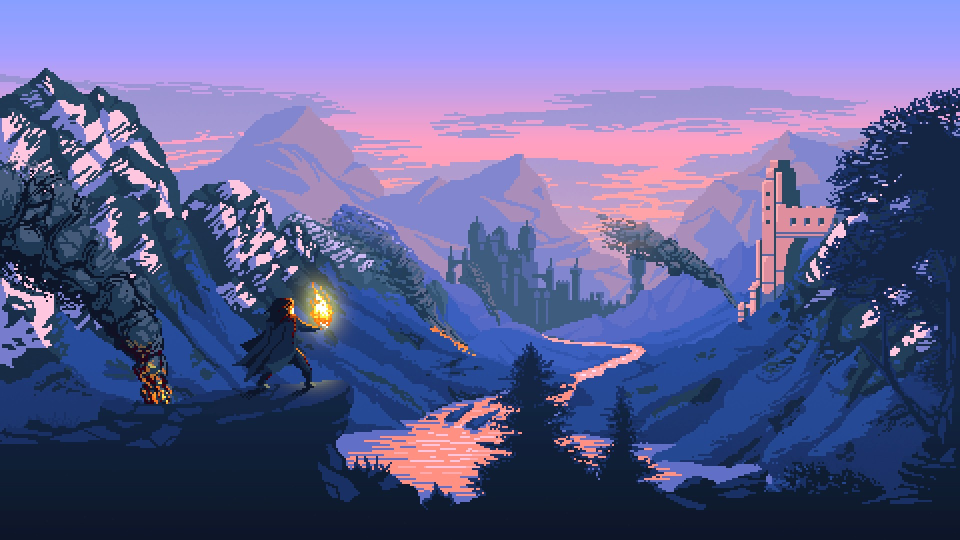
#> input picture wallpapers/1.png, 1920 x 1080 px (shown at 1/2 size)
$ python -i extraction.py   (imports and definitions only)
#> lines starting #> are read from the running program, lines starting #| are printed output that depends on the picture
#> in extract, img_bgr is the input picture: shape (1080, 1920, 3); mean B, G, R 147.5, 96.1, 93.3
"""
extraction.py — Color Science v2
Extracts perceptual anchor colors using Spectral Residual Saliency and Weighted K-Means.

Replaces the legacy histogram + frequency method.
"""
from dataclasses import dataclass
from typing import List, Dict, Tuple, Optional
import cv2
import numpy as np
from sklearn.cluster import KMeans
from coloraide import Color

@dataclass
class ExtractionConfig:
    downsample_size: int = 128
    k_clusters: int = 8
    saliency_threshold: float = 0.15
    ignore_extremes: bool = True  # Ignore near-black/white

class SaliencyExtractor:
    """Implements Hou & Zhang's Spectral Residual Saliency detection."""

    def __init__(self, config: ExtractionConfig):
        self.config = config

    def get_saliency_map(self, img: np.ndarray) -> np.ndarray:
        """
        Compute saliency map from image.

        Args:
            img: Float32 RGB image (0-1 range) OR Uint8 RGB

        Returns:
            2D Float32 saliency map (0-1 range)
        """
        # Convert to grayscale Uint8 and resize for speed
        if img.dtype != np.uint8:
            src = (img * 255).astype(np.uint8)
        else:
            src = img

        if len(src.shape) == 3:
            gray = cv2.cvtColor(src, cv2.COLOR_RGB2GRAY)
        else:
            gray = src

        gray = cv2.resize(gray, (self.config.downsample_size, self.config.downsample_size))
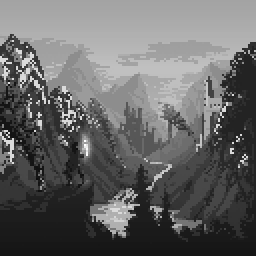
#> gray: shape (128, 128) (shown 2 times larger); min 12, max 254, mean 101.1

        # FFT to Frequency Domain
        f = np.fft.fft2(gray)
        log_amplitude = np.log(np.abs(f) + 1e-9)
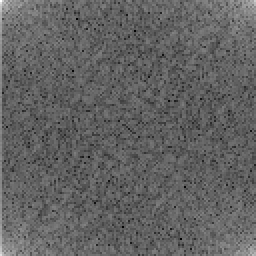
#> log_amplitude: shape (128, 128) float64 (shown 2 times larger); min 3.61, max 14.32, mean 7.76; drawn with min black and max white
        phase = np.angle(f)
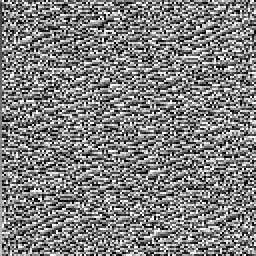
#> phase: shape (128, 128) float64 (shown 2 times larger); min -3.14, max 3.14, mean 1.73e-18; drawn with min black and max white

        # Spectral Residual: LogSpectrum - LocalAverage(LogSpectrum)
        # We use a 3x3 box filter (blur) to approximate local average
        avg_log = cv2.blur(log_amplitude, (3, 3))
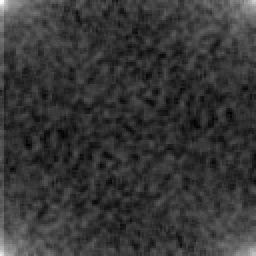
#> avg_log: shape (128, 128) float64 (shown 2 times larger); min 6.58, max 12.03, mean 7.75; drawn with min black and max white
        spectral_residual = log_amplitude - avg_log
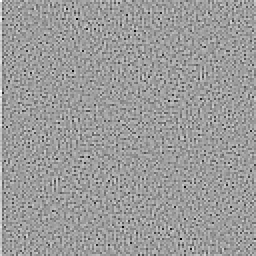
#> spectral_residual: shape (128, 128) float64 (shown 2 times larger); min -3.58, max 2.29, mean 0.00525; drawn with min black and max white

        # Inverse FFT to get Saliency Map
        saliency = np.abs(np.fft.ifft2(np.exp(spectral_residual + 1j * phase)))

        # Post-processing: Square to emphasize peaks and smooth
        saliency = saliency ** 2
        saliency = cv2.GaussianBlur(saliency, (9, 9), 2.5)
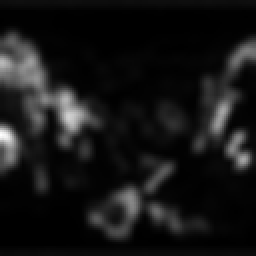
#> saliency: shape (128, 128) float64 (shown 2 times larger); min 1.23e-06, max 0.00113, mean 0.0001; drawn with min black and max white

        # Normalize to 0-1
        min_val, max_val = saliency.min(), saliency.max()
#> min_val = 1.23e-06; max_val = 0.00113
        if max_val != min_val:
            saliency = (saliency - min_val) / (max_val - min_val)

        return saliency

class PerceptualExtractor:
    """Extracts palette using saliency-weighted K-Means in Oklab."""

    def __init__(self, config: ExtractionConfig = ExtractionConfig()):
        self.config = config
        self.saliency = SaliencyExtractor(config)

    def extract(self, image_source) -> Dict:
        """
        Extract anchor and palette from image.

        Args:
            image_source: File path (str) OR Numpy array (RGB or BGR)

        Returns:
            dict containing anchor, palette, weights
        """
        # Load image if path
        if isinstance(image_source, str):
            img_bgr = cv2.imread(image_source)
            if img_bgr is None:
                return {"anchor": "#000000", "palette": ["#000000"], "weights": [1.0]}
            img_rgb = cv2.cvtColor(img_bgr, cv2.COLOR_BGR2RGB)
        else:
            # Assume input is numpy array
            # If float (0-1) from MoodEngine, convert to uint8 0-255 for OpenCV processing
            if image_source.dtype == np.float32 or image_source.dtype == np.float64:
                # Expect RGB 0-1
                img_rgb = (image_source * 255).astype(np.uint8)
            else:
                # Assume Uint8 RGB (Standard Pillow/OpenCV)
                img_rgb = image_source

        # 1. Get Saliency Map
        weights_map = self.saliency.get_saliency_map(img_rgb)

        # 2. Reshape Image to Match Saliency
        # Downsample image to same size as saliency map for clustering
        small_img = cv2.resize(img_rgb, (weights_map.shape[1], weights_map.shape[0]), interpolation=cv2.INTER_AREA)
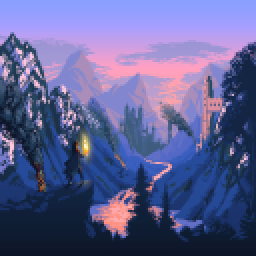
#> small_img: shape (128, 128, 3) (shown 2 times larger); mean R, G, B 93.4, 96.1, 147.5

        # Normalize to 0-1 float for color conversion
        pixels_rgb = small_img.astype(np.float32) / 255.0

        # Flatten
        pixels_flat = pixels_rgb.reshape(-1, 3)
        weights_flat = weights_map.reshape(-1)
#> weights_flat = 16384 values, max 1 at index 8576, min 0 at index 15242, mean 0.0877

        # 3. Filter Low Saliency & Extremes (Noise Reduction)
        valid_mask = weights_flat > self.config.saliency_threshold

        if self.config.ignore_extremes:
            # Filter near-black (L < 5%) and near-white (L > 97%)
            # Approx Luma for speed: 0.299R + 0.587G + 0.114B
            luma = 0.299 * pixels_flat[:, 0] + 0.587 * pixels_flat[:, 1] + 0.114 * pixels_flat[:, 2]
#> luma = 16384 values, max 0.958 at index 9386, min 0.0705 at index 10641, mean 0.397
            extreme_mask = (luma > 0.05) & (luma < 0.97)
            valid_mask = valid_mask & extreme_mask

        # If we filtered everything (e.g. solid color image), fallback to all pixels
        if np.sum(valid_mask) < self.config.k_clusters:
            valid_mask = np.ones_like(weights_flat, dtype=bool)

        pixels_valid = pixels_flat[valid_mask]
        weights_valid = weights_flat[valid_mask]
#> weights_valid = 3094 values, max 1 at index 1836, min 0.15 at index 2298, mean 0.329

        # 4. Convert to Oklab
        # We perform clustering in Oklab for perceptual uniformity
        pixels_oklab = self._rgb_to_oklab_batch(pixels_valid)

        # 5. Weighted K-Means
        kmeans = KMeans(
            n_clusters=self.config.k_clusters,
            init='k-means++',
            n_init=3, # Lower n_init for speed, 3 is usually enough
            random_state=42
        )
        kmeans.fit(pixels_oklab, sample_weight=weights_valid)

        centers_oklab = kmeans.cluster_centers_
        labels = kmeans.labels_

        # 6. Rank Clusters by Saliency Mass
        # Which cluster captured the most "visual attention"?
        cluster_scores = np.zeros(self.config.k_clusters)
        for i in range(self.config.k_clusters):
            # Sum of weights for all pixels belonging to this cluster
            cluster_scores[i] = np.sum(weights_valid[labels == i])

        # Sort by score descending
        sorted_indices = np.argsort(cluster_scores)[::-1]

        sorted_centers = centers_oklab[sorted_indices]
        sorted_scores = cluster_scores[sorted_indices]

        # Convert back to Hex
        palette_hex = [self._oklab_to_hex(c) for c in sorted_centers]

        return {
            "anchor": palette_hex[0],  # Most salient cluster
            "palette": palette_hex,    # All candidates
            "weights": sorted_scores.tolist()
        }

    def _rgb_to_oklab_batch(self, rgb_arr: np.ndarray) -> np.ndarray:
        """Batch convert RGB (0-1) to Oklab using coloraide."""
        # Note: Ideally we'd use a numpy vectorized formula here for speed.
        # For now, we use a simple loop or Color object.
        # Since we effectively downsampled to 128x128 (~16k pixels) and filtered,
        # this loop is acceptable (< 100ms).
        oklab_arr = []
        for rgb in rgb_arr:
            # Color expects 0-1 for RGB
            c = Color('srgb', rgb)
            oklab = c.convert('oklab')
            oklab_arr.append([oklab['l'], oklab['a'], oklab['b']])
#> this loop made 1 pass
#> rgb on pass 1: [0.706, 0.627, 0.965]
#> after the loop, oklab_arr = []
        return np.array(oklab_arr)

    def _oklab_to_hex(self, oklab_list: np.ndarray) -> str:
        """Convert single Oklab [l, a, b] to Hex string."""
        # Ensure we pass a list, not numpy array
        params = [float(x) for x in oklab_list]
        c = Color('oklab', params)
        # Force conversion to sRGB and map gamut if needed
        if not c.in_gamut('srgb'):
            c.fit('srgb', method='lch-chroma')
        return c.convert('srgb').to_string(hex=True)


# Legacy Compatibility Wrapper
def extract_anchor(image_path: str, fallback_hex: str = None) -> str:
    """Drop-in replacement for the old function."""
    extractor = PerceptualExtractor()
    try:
        result = extractor.extract(image_path)
        return result["anchor"]
    except Exception as e:
        print(f"Extraction failed: {e}")
        return fallback_hex or "#000000"

#> (the run stopped early here; a loop or call above may not have finished)

$ run again, on wallpapers/10.png
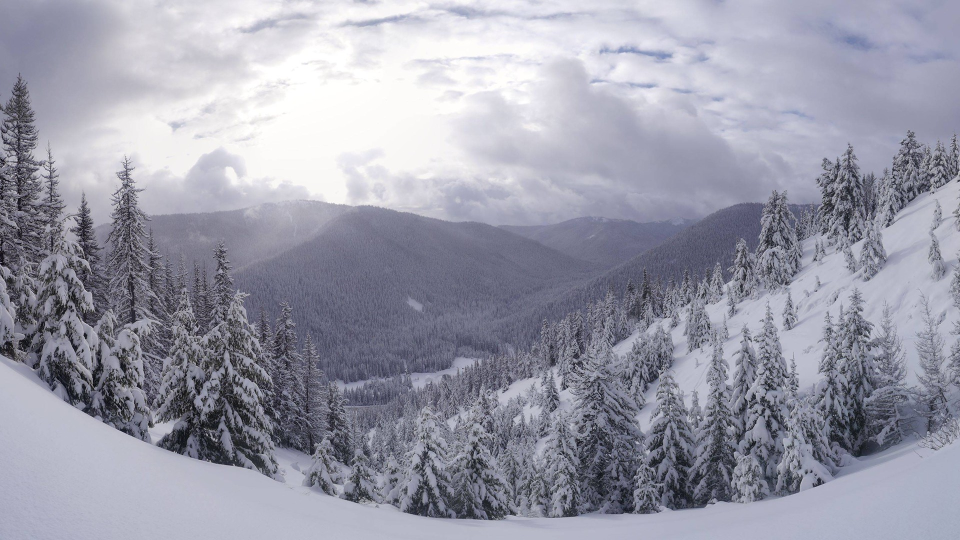
#> input picture wallpapers/10.png, 1920 x 1080 px (shown at 1/2 size)
#> in extract, img_bgr is the input picture: shape (1080, 1920, 3); mean B, G, R 168.5, 154.3, 153.8
#> in get_saliency_map, `saliency = cv2.GaussianBlur(saliency, (9, 9), 2.5)`:
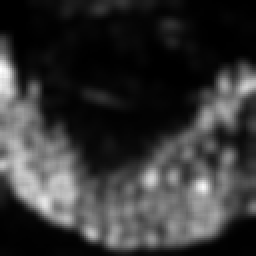
#> saliency: shape (128, 128) float64 (shown 2 times larger); min 1.9e-06, max 0.000472, mean 0.0001; drawn with min black and max white
#> min_val = 1.9e-06; max_val = 0.000472
#> in extract, `small_img = cv2.resize(img_rgb, (weights_map.shape[1], weights_map.sha..`:
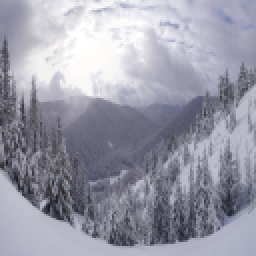
#> small_img: shape (128, 128, 3) (shown 2 times larger); mean R, G, B 153.8, 154.3, 168.5
#> weights_flat = 16384 values, max 1 at index 4352, min 0 at index 2413, mean 0.209
#> luma = 16384 values, max 1 at index 1704, min 0.102 at index 13208, mean 0.611
#> weights_valid = 7195 values, max 1 at index 184, min 0.15 at index 3467, mean 0.431
#> the loop in _rgb_to_oklab_batch, `for rgb in rgb_arr:` made 1 pass
#> rgb on pass 1: [0.941, 0.941, 0.949]
#> after the loop in _rgb_to_oklab_batch, `for rgb in rgb_arr:`: oklab_arr = []

$ run again, on wallpapers/11.png
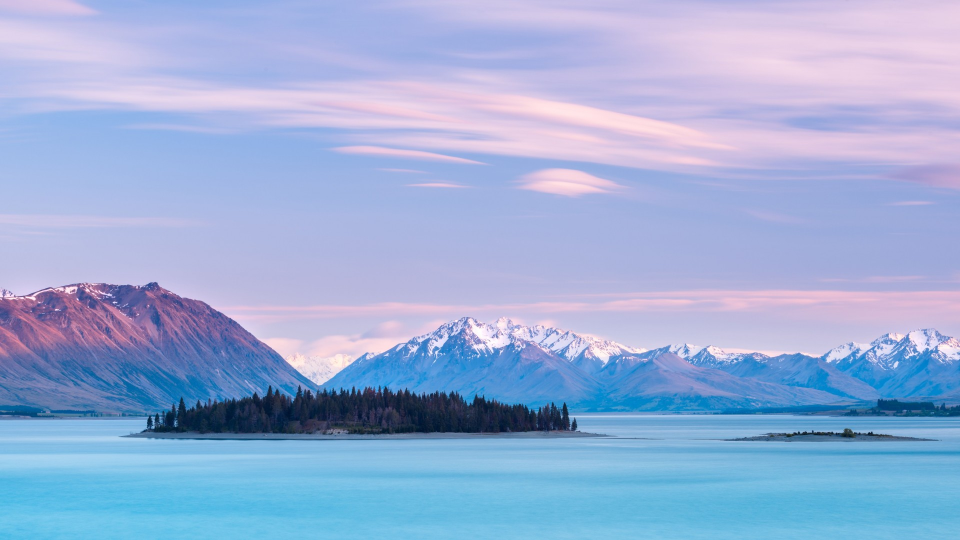
#> input picture wallpapers/11.png, 1920 x 1080 px (shown at 1/2 size)
#> in extract, img_bgr is the input picture: shape (1080, 1920, 3); mean B, G, R 215.5, 175.3, 153.8
#> in get_saliency_map, `saliency = cv2.GaussianBlur(saliency, (9, 9), 2.5)`:
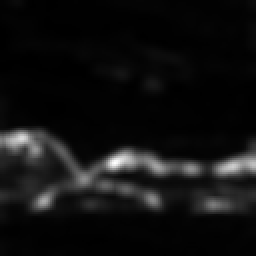
#> saliency: shape (128, 128) float64 (shown 2 times larger); min 9e-06, max 0.00161, mean 0.000116; drawn with min black and max white
#> min_val = 9e-06; max_val = 0.00161
#> in extract, `small_img = cv2.resize(img_rgb, (weights_map.shape[1], weights_map.sha..`:
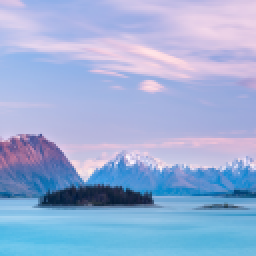
#> small_img: shape (128, 128, 3) (shown 2 times larger); mean R, G, B 153.8, 175.3, 215.5
#> weights_flat = 16384 values, max 1 at index 10425, min 0 at index 4387, mean 0.0666
#> luma = 16384 values, max 0.967 at index 10047, min 0.0857 at index 12582, mean 0.68
#> pixels_valid = 2246 rows, first 8: [0.753, 0.753, 0.886], [0.749, 0.749, 0.882], [0.749, 0.749, 0.886], [0.749, 0.749, 0.886], [0.749, 0.749, 0.886], [0.749, 0.749, 0.89], [0.745, 0.753, 0.89], [0.749, 0.749, 0.89]
#> weights_valid = 2246 values, max 1 at index 749, min 0.15 at index 1765, mean 0.332
#> the loop in _rgb_to_oklab_batch, `for rgb in rgb_arr:` made 1 pass
#> after the loop in _rgb_to_oklab_batch, `for rgb in rgb_arr:`: oklab_arr = []
